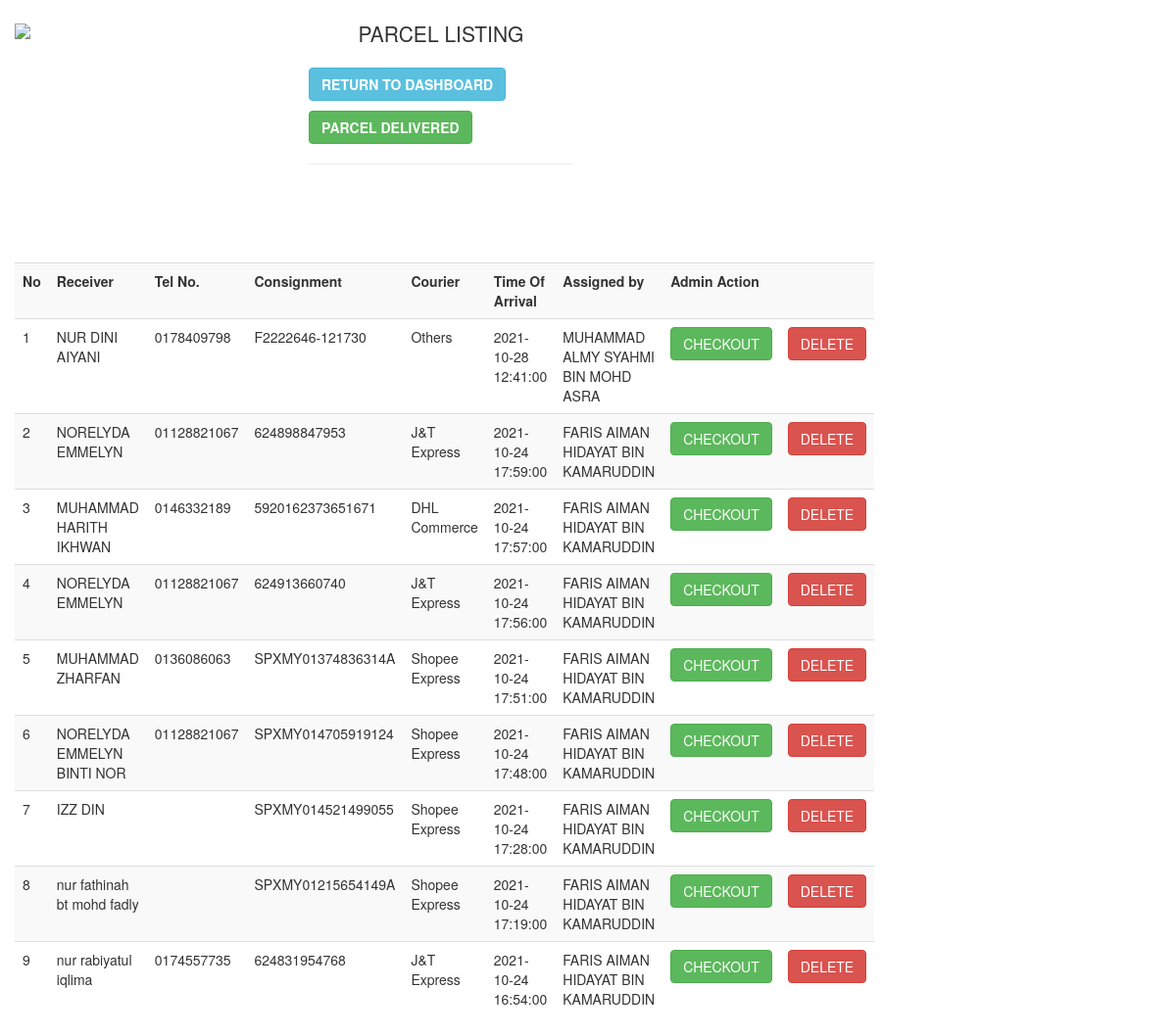
Screenshot of /parcel_listing.php with the database file from the repository.
### tables this page shows
CREATE TABLE `inventory` (
  `id` int(11) NOT NULL,
  `receiver` varchar(100) NOT NULL,
  `tel` varchar(100) NOT NULL,
  `consignment` varchar(100) NOT NULL,
  `courier` varchar(100) NOT NULL,
  `arrival` datetime NOT NULL,
  `assigned` varchar(100) NOT NULL
);

### parcel_listing.php (the view, shortened to what this page needs)
<?php
    include 'config.php';
?>
<!DOCTYPE html>
<html>
<head>
    <link rel="stylesheet" href="css/bootstrap.min.css">
</head>
<body style="backgrounf-color:#f2f2f2;">
<div class="container-fluid padding" style="margin-top: 20px;">
  		<div class="row mx-auto justify-content-center">
  			<div class="col-xs-3 col-sm-2 col-md-3 col-lg-3 col-xl-3 padding">
  				<img src="images/LOGO MPP.png" class="img-fluid" width="850">
  			</div>
  			<div class="col-xs-3 col-sm-3 col-md-3 col-lg-3 col-xl-2 padding">
  				<p class="lead padding" style="text-align: center;">PARCEL LISTING</p></p>
                <p><button type="button" class="btn btn-info" onclick="location.href='dashboard.php';"><b>RETURN TO DASHBOARD</b></button></p>
                <p><button type="button" class="btn btn-success" onclick="location.href='delivered_parcel.php';"><b>PARCEL DELIVERED</b></button></p>
  				<hr>
  			</div>
  		</div>
  		<br><br><br><br>
          <div class="row mx-auto justify-content-center padding">
			<div class="col-xs-3 col-sm-2 col-md-3 col-lg-3 col-xl-10 padding">
            <table class="table table-striped" cellpadding="25">
                   <tr>
                   <th>No</td>
                        <th>Receiver</td>
                       <th>Tel No.</td>
                       <th>Consignment</td>
                       <th>Courier</td>
                       <th>Time Of Arrival</td>
                       <th>Assigned by</td>
                       <th colspan="2">Admin Action</th>
                   </tr>
                   <?php
                   $listParcel = "SELECT * FROM inventory ORDER BY arrival DESC";
                   $findList = mysqli_query($connect,$listParcel);
                    $bil =1;
                    while ($list = mysqli_fetch_array($findList)) {
                        echo "
                        <tr>
                            <td>".$bil++."</td>
                            <td>".$list['receiver']."</td>
                            <td>".$list['tel']."</td>
                            <td>".$list['consignment']."</td>
                            <td>".$list['courier']."</td>
                            <td>".$list['arrival']."</td>
                            <td>".$list['assigned']."</td>
                            <td><a class='btn btn-success' href='checkout.php?consignment=".$list['consignment']."'>CHECKOUT</a></td>
                            <td><a class='btn btn-danger' onclick=\"return confirm('Are you sure to delete this parcel? Be advised this parcel will be deleted permanently!');\" href='deleterecord.php?consignment=".$list['consignment']."'>DELETE</a></td>
                        </tr>
                        ";
                    }
                   ?>
               </table>
			</div>
</body>
<link rel="stylesheet" href="js/bootstrap.min.js">
</html>

### rows the page displays
inventory: receiver "NUR DINI AIYANI", tel "0178409798", consignment "F2222646-121730", courier "Others", arrival "2021-10-28 12:41:00", assigned "MUHAMMAD ALMY SYAHMI BIN MOHD ASRA"
inventory: receiver "NORELYDA EMMELYN", tel "01128821067", consignment "624898847953", courier "J&T Express", arrival "2021-10-24 17:59:00", assigned "FARIS AIMAN HIDAYAT BIN KAMARUDDIN"
inventory: receiver "MUHAMMAD HARITH IKHWAN", tel "0146332189", consignment "5920162373651671", courier "DHL Commerce", arrival "2021-10-24 17:57:00", assigned "FARIS AIMAN HIDAYAT BIN KAMARUDDIN"
inventory: receiver "NORELYDA EMMELYN", tel "01128821067", consignment "624913660740", courier "J&T Express", arrival "2021-10-24 17:56:00", assigned "FARIS AIMAN HIDAYAT BIN KAMARUDDIN"
inventory: receiver "MUHAMMAD ZHARFAN", tel "0136086063", consignment "SPXMY01374836314A", courier "Shopee Express", arrival "2021-10-24 17:51:00", assigned "FARIS AIMAN HIDAYAT BIN KAMARUDDIN"
inventory: receiver "NORELYDA EMMELYN BINTI NOR", tel "01128821067", consignment "SPXMY014705919124", courier "Shopee Express", arrival "2021-10-24 17:48:00", assigned "FARIS AIMAN HIDAYAT BIN KAMARUDDIN"
inventory: receiver "IZZ DIN", consignment "SPXMY014521499055", courier "Shopee Express", arrival "2021-10-24 17:28:00", assigned "FARIS AIMAN HIDAYAT BIN KAMARUDDIN"
inventory: receiver "nur fathinah bt mohd fadly", consignment "SPXMY01215654149A", courier "Shopee Express", arrival "2021-10-24 17:19:00", assigned "FARIS AIMAN HIDAYAT BIN KAMARUDDIN"
inventory: receiver "nur rabiyatul iqlima", tel "0174557735", consignment "624831954768", courier "J&T Express", arrival "2021-10-24 16:54:00", assigned "FARIS AIMAN HIDAYAT BIN KAMARUDDIN"
